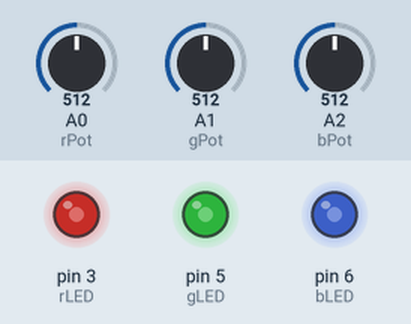
This sketch was run on a simulated Arduino Uno, built with avr-gcc and run on an emulated ATmega328P. Parts: output pins drawn as LEDs (lit = HIGH). The test bench sets the inputs (shaded band); at power-on: A0 (rPot) = 512, A1 (gPot) = 512, A2 (bPot) = 512.

Above: at 1.2 s.
1.3 s: A0 (rPot) set to 716
At 1.6 s:
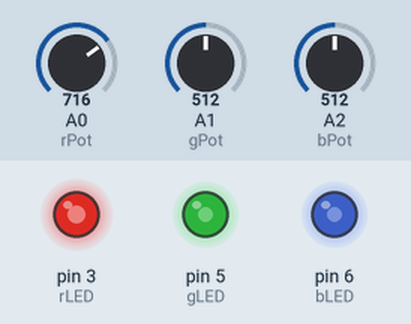
2.8 s: A1 (gPot) set to 716
At 4.0 s:
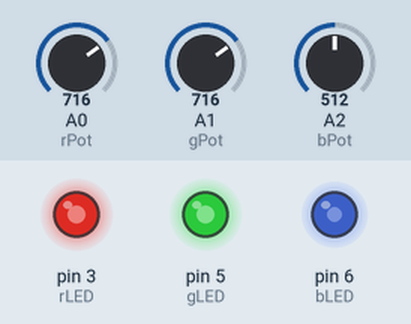
4.3 s: A2 (bPot) set to 716
At 5.1 s:
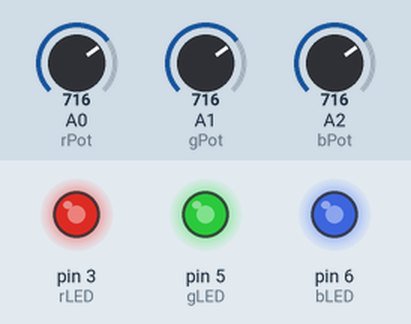
5.8 s: A0 (rPot) set to 900
At 6.3 s:
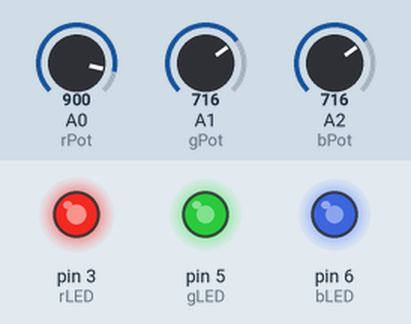
7.3 s: A1 (gPot) set to 900
At 8.5 s:
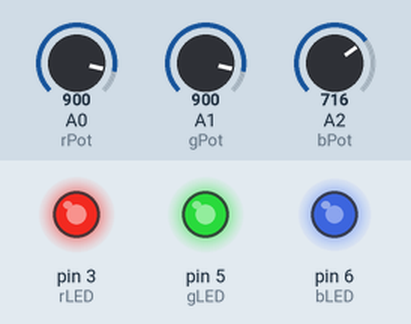
8.8 s: A2 (bPot) set to 900
At 9.7 s:
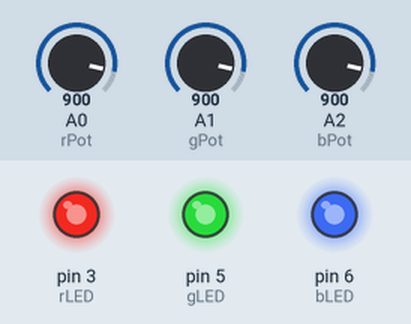
Timing chart, 0 to 11.3 s (numbered marks = the images above; inputs shaded):
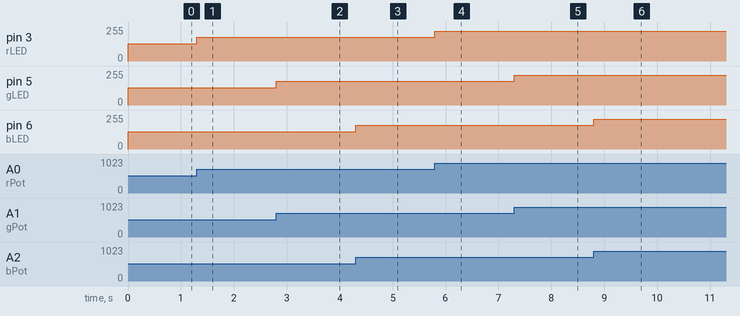

Measured:
- after the input at 1.3 s, pin 3 (rLED): 128/255 → 179/255 at once
- after the input at 2.8 s, pin 5 (gLED): 128/255 → 179/255 at once
- after the input at 4.3 s, pin 6 (bLED): 128/255 → 179/255 at once
- after the input at 5.8 s, pin 3 (rLED): 179/255 → 225/255 at once
- after the input at 7.3 s, pin 5 (gLED): 179/255 → 225/255 at once
- after the input at 8.8 s, pin 6 (bLED): 179/255 → 225/255 at once

The sketch:

rgb.ino
```cpp
/* RGB LED COLOUR MIXING USING ANALOGWRITE ( PWM ) */
/* READ POTENTIOMETERS VALUES V = { 0 … 1023 } */
int rPot = A0;
int gPot = A1;
int bPot = A2;

/* WRITE VALUES TO ASSOCIATED LED */
int rLED = 3;
int gLED = 5;
int bLED = 6;

/* MINIMAL SETUP */
void setup() {
   Serial.begin( 9600 );
}

/* ARDUINO: DO THIS FOREVER! */
void loop() {
   int r = analogRead(rPot)/4;
   int g = analogRead(gPot)/4;
   int b = analogRead(bPot)/4;


   analogWrite(rLED, r);
   analogWrite(gLED, g);
   analogWrite(bLED, b);
}
```
